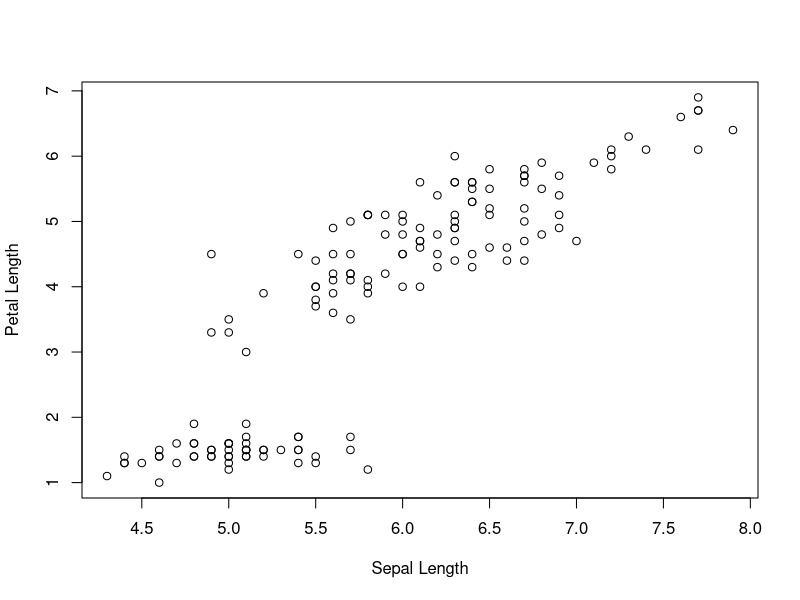

Recreate this plot in R.
#' ---
#' title: "Exemple de document R Markdown"
#' author: "Audrey Bourret"
#' date: "31 janvier 2018"
#' output:
#'   html_document:
#'     theme: yeti
#' ---
#' 
#' # Code simple
#' 
#' Les fichiers **R Markdown** (_.Rmd_) sont composés d'une en-tête YAML, des textes en langue Markdown, et de code qui seront lu par R.  
#' 
#' Les bouts de code R sont souvent sous forme de _Chunk_:
#' 
## ----iris----------------------------------------------------------------
head(iris)
plot(iris$Sepal.Length, iris$Petal.Length, xlab = "Sepal Length", ylab = "Petal Length")


#' 
#' mais peuvent aussi être en _inline_, par exemple:
#' 
#' Il y a `r nrow(iris)` lignes et `r ncol(iris)` colonnes dans le jeu de données _iris_!
